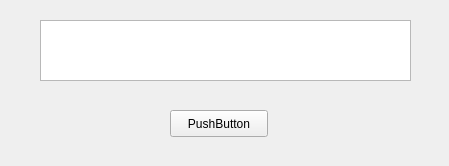
<?xml version="1.0" encoding="UTF-8"?>
<ui version="4.0">
 <class>Form</class>
 <widget class="QWidget" name="Form">
  <property name="geometry">
   <rect>
    <x>0</x>
    <y>0</y>
    <width>449</width>
    <height>166</height>
   </rect>
  </property>
  <property name="windowTitle">
   <string>Form</string>
  </property>
  <widget class="QTextBrowser" name="textBrowser">
   <property name="geometry">
    <rect>
     <x>40</x>
     <y>20</y>
     <width>371</width>
     <height>61</height>
    </rect>
   </property>
  </widget>
  <widget class="QPushButton" name="pushButton">
   <property name="geometry">
    <rect>
     <x>170</x>
     <y>110</y>
     <width>98</width>
     <height>27</height>
    </rect>
   </property>
   <property name="text">
    <string>PushButton</string>
   </property>
  </widget>
 </widget>
 <resources/>
 <connections/>
</ui>
